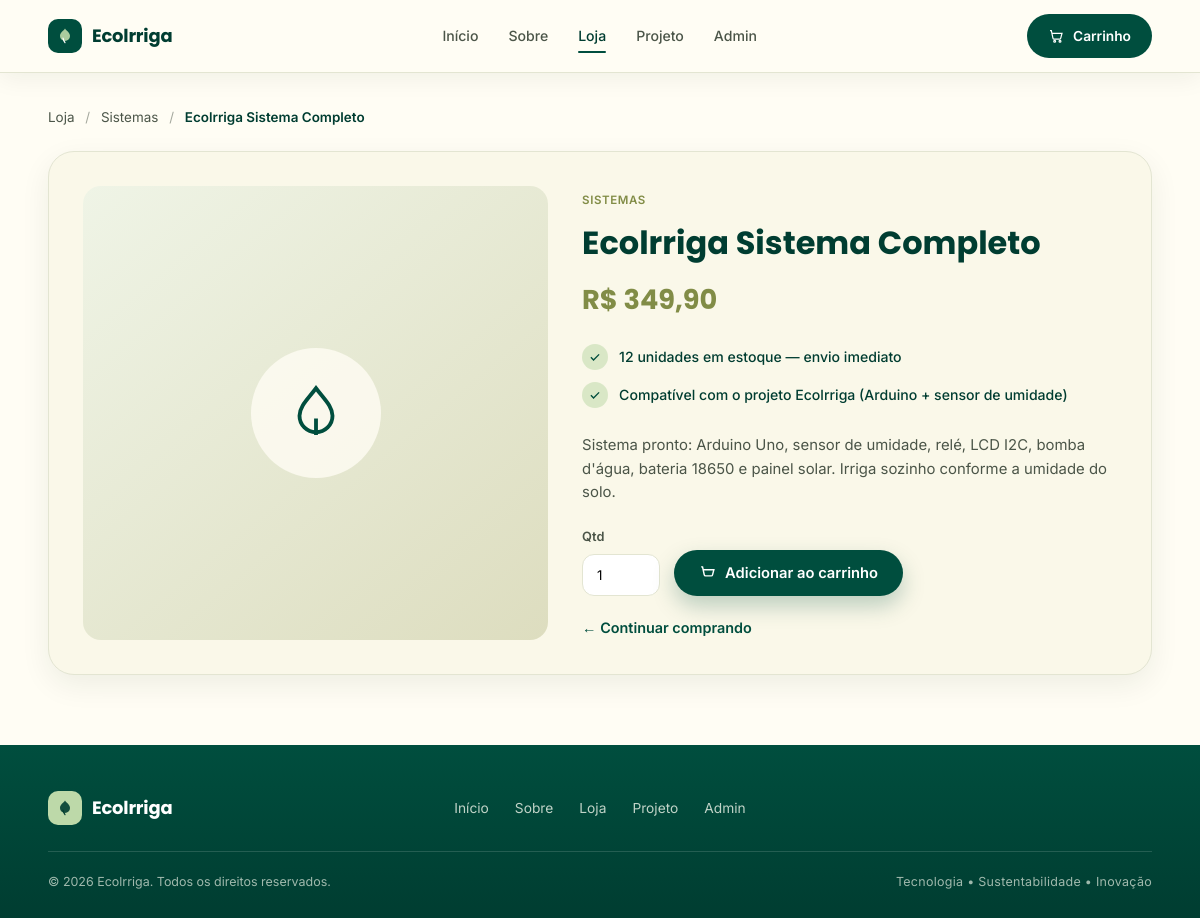
Page /produto.php?id=1 on the committed database.
### tables this page shows
CREATE TABLE produtos (
  id            INT UNSIGNED    NOT NULL AUTO_INCREMENT,
  categoria_id  INT UNSIGNED    NOT NULL,          
  nome          VARCHAR(120)    NOT NULL,          
  descricao     TEXT            NULL,              
  preco         DECIMAL(10,2)   NOT NULL,          
  estoque       INT UNSIGNED    NOT NULL DEFAULT 0,  
  imagem        VARCHAR(255)    NULL,              
  ativo         TINYINT(1)      NOT NULL DEFAULT 1,  
  destaque      TINYINT(1)      NOT NULL DEFAULT 0,  
  criado_em     TIMESTAMP       NOT NULL DEFAULT CURRENT_TIMESTAMP,
  atualizado_em TIMESTAMP       NOT NULL DEFAULT CURRENT_TIMESTAMP
                                  ON UPDATE CURRENT_TIMESTAMP,

  PRIMARY KEY (id),
  KEY idx_produto_categoria (categoria_id),
  CONSTRAINT fk_produto_categoria
    FOREIGN KEY (categoria_id) REFERENCES categorias (id)
    ON UPDATE CASCADE
    ON DELETE RESTRICT                           
                                                
);

CREATE TABLE categorias (
  id          INT UNSIGNED NOT NULL AUTO_INCREMENT,
  nome        VARCHAR(80)  NOT NULL,               
  descricao   VARCHAR(255) NULL,                  

  PRIMARY KEY (id),
  UNIQUE KEY uq_categoria_nome (nome)
);

### includes/funcoes.php (called while the page is built, shortened)
<?php
function esc(?string $valor): string
{
    return htmlspecialchars($valor ?? '', ENT_QUOTES, 'UTF-8');
}
function brl($valor): string
{
    return 'R$ ' . number_format((float) $valor, 2, ',', '.');
}

### produto.php (the view, shortened to what this page needs)
<?php
require_once __DIR__ . '/includes/funcoes.php';
$pdo = conexao();
$id  = (int) ($_GET['id'] ?? 0);
$stmt = $pdo->prepare(
    "SELECT p.*, c.nome AS categoria_nome
       FROM produtos p
       JOIN categorias c ON c.id = p.categoria_id
      WHERE p.id = ? AND p.ativo = 1"
);
$stmt->execute([$id]);
$produto = $stmt->fetch();
include __DIR__ . '/includes/header.php';
?>
<section class="store-body">
  <div class="container">
    <nav class="breadcrumb">
      <a href="loja.php">Loja</a> <span>/</span>
      <a href="loja.php?categoria=<?= (int) $produto['categoria_id'] ?>"><?= esc($produto['categoria_nome']) ?></a>
      <span>/</span> <em><?= esc($produto['nome']) ?></em>
    </nav>
    <div class="product-detail card">
      <div class="product-detail-media">
        <?php if ($produto['imagem']): ?>
          <img src="<?= esc($produto['imagem']) ?>" alt="<?= esc($produto['nome']) ?>">
        <?php else: ?>
          <span class="product-placeholder big" aria-hidden="true">
            <svg viewBox="0 0 24 24" fill="none" stroke="currentColor" stroke-width="1.4">
              <path d="M12 3c-3 4-6 6.6-6 10a6 6 0 0 0 12 0c0-3.4-3-6-6-10Z"/>
              <path d="M12 20v-6"/>
            </svg>
          </span>
        <?php endif; ?>
      </div>
      <div class="product-detail-info">
        <span class="product-cat"><?= esc($produto['categoria_nome']) ?></span>
        <h1><?= esc($produto['nome']) ?></h1>
        <p class="price big"><?= brl($produto['preco']) ?></p>
        <ul class="check-list">
          <li>
            <span class="check">
              <svg viewBox="0 0 24 24" fill="none" stroke="currentColor" stroke-width="2.4" aria-hidden="true"><path d="m5 12.5 4.5 4.5L19 7.5"/></svg>
            </span>
            <?php if ($produto['estoque'] > 0): ?>
              <?= (int) $produto['estoque'] ?> unidades em estoque — envio imediato
            <?php else: ?>
              Temporariamente esgotado
            <?php endif; ?>
          </li>
          <li>
            <span class="check">
              <svg viewBox="0 0 24 24" fill="none" stroke="currentColor" stroke-width="2.4" aria-hidden="true"><path d="m5 12.5 4.5 4.5L19 7.5"/></svg>
            </span>
            Compatível com o projeto Ecolrriga (Arduino + sensor de umidade)
          </li>
        </ul>
        <p class="product-text"><?= nl2br(esc($produto['descricao'])) ?></p>
        <form method="post" action="carrinho.php" class="buy-form">
          <label class="qty">
            Qtd
            <input type="number" name="quantidade" value="1" min="1" max="<?= max(1, (int) $produto['estoque']) ?>">
          </label>
          <button class="btn btn-primary" type="submit" <?= $produto['estoque'] > 0 ? '' : 'disabled' ?>>
            <svg viewBox="0 0 24 24" fill="none" stroke="currentColor" stroke-width="2" aria-hidden="true">
              <path d="M3 4h2l2.4 11.2a2 2 0 0 0 2 1.6h7.7a2 2 0 0 0 2-1.55L21 8H6"/>
            </svg>
            <?= $produto['estoque'] > 0 ? 'Adicionar ao carrinho' : 'Indisponível' ?>
          </button>
        </form>
        <a class="back-link" href="loja.php">← Continuar comprando</a>
      </div>
    </div>
  </div>
</section>
<?php include __DIR__ . '/includes/footer.php'; ?>

### css/styles.css (style rules this page uses)
:root { --green-900: #003D31; --green-800: #004E3E; --green-700: #13240B; --olive: #818C46; --green-300: #BDD9A9; --green-200: #9EB2A4; --sand: #DDDDBF; --cream: #FAF8E9; --cream-50: #FFFDF4; --cream-200: #E8E8CF; --beige: #E0DBA4; --amber: #E9A12E; --orange: #FF8700; --ink: #16210F; --ink-soft: #4B5548; --line: #E3E5D2; --radius-lg: 26px; --radius-md: 18px; --radius-sm: 12px; --shadow-soft: 0 10px 30px rgba(19, 36, 11, 0.07); --shadow-card: 0 18px 44px rgba(19, 36, 11, 0.10); --font-head: "Poppins", system-ui, sans-serif; --font-body: "Inter", system-ui, sans-serif; }
* { margin: 0; padding: 0; box-sizing: border-box; }
html { scroll-behavior: smooth; scroll-padding-top: 90px; }
body { font-family: var(--font-body); color: var(--ink); background: var(--cream-50); line-height: 1.6; -webkit-font-smoothing: antialiased; }
a { text-decoration: none; color: inherit; }
button { font-family: inherit; cursor: pointer; }
.container { width: min(1160px, 92%); margin-inline: auto; }
h1, h2, h3, .brand-name { font-family: var(--font-head); }
.btn { display: inline-flex; align-items: center; gap: 9px; padding: 13px 24px; border-radius: 999px; font-size: 0.92rem; font-weight: 600; border: 1.6px solid transparent; transition: transform .25s ease, box-shadow .25s ease, background .25s ease, color .25s ease; }
.btn svg { width: 17px; height: 17px; }
.btn-primary { background: var(--green-800); color: #fff; box-shadow: 0 10px 22px rgba(0, 78, 62, 0.25); }
.card { background: var(--cream); border: 1px solid var(--line); border-radius: var(--radius-lg); padding: 30px; box-shadow: var(--shadow-soft); }
.check-list { list-style: none; margin: 22px 0 26px; display: grid; gap: 12px; }
.check-list li { display: flex; align-items: center; gap: 11px; font-size: .88rem; font-weight: 500; color: var(--green-900); }
.check { width: 26px; height: 26px; display: grid; place-items: center; border-radius: 50%; background: rgba(189, 217, 169, .55); color: var(--green-800); }
.check svg { width: 14px; height: 14px; }

### css/loja.css (style rules this page uses)
.back-link { display: inline-block; margin-top: 20px; color: var(--green-800); font-weight: 600; font-size: .9rem; }
.store-body { padding: 34px 0 70px; }
.product-placeholder { display: grid; place-items: center; width: 76px; height: 76px; border-radius: 50%; background: rgba(255, 253, 244, .8); color: var(--green-800); }
.product-placeholder svg { width: 40px; height: 40px; }
.product-placeholder.big { width: 130px; height: 130px; }
.product-placeholder.big svg { width: 66px; height: 66px; }
.product-cat { font-size: .72rem; font-weight: 600; letter-spacing: .6px; text-transform: uppercase; color: var(--olive); }
.price { font-family: var(--font-head); font-weight: 700; color: var(--green-900); font-size: 1.06rem; }
.price.big { font-size: 1.7rem; color: var(--olive); display: block; margin: 10px 0 4px; }
.breadcrumb { font-size: .84rem; color: var(--ink-soft); margin-bottom: 22px; }
.breadcrumb span { margin: 0 7px; opacity: .5; }
.breadcrumb em { color: var(--green-900); font-style: normal; font-weight: 600; }
.product-detail { display: grid; grid-template-columns: 1fr 1.15fr; gap: 34px; padding: 34px; }
.product-detail-media { display: grid; place-items: center; min-height: 320px; border-radius: var(--radius-md); background: linear-gradient(140deg, #EFF4E6, var(--sand)); overflow: hidden; }
.product-detail-info h1 { font-size: clamp(1.5rem, 3vw, 2rem); color: var(--green-900); margin-top: 6px; }
.product-text { color: var(--ink-soft); font-size: .93rem; }
.buy-form { display: flex; gap: 14px; align-items: flex-end; flex-wrap: wrap; margin-top: 22px; }
.qty { display: flex; flex-direction: column; gap: 6px; font-size: .8rem; font-weight: 600; color: var(--ink-soft); }
.qty input { width: 78px; padding: 12px 14px; border: 1.5px solid var(--line); border-radius: var(--radius-sm); font-family: var(--font-body); }

### rows in the picture
produtos: categoria.nome "Sistemas", nome "Ecolrriga Sistema Completo", categoria.nome "SISTEMAS", preco "R$ 349,90", estoque "12", descricao "Sistema pronto: Arduino Uno, sensor de umidade, relé, LCD I2C, bomba d'água, bateria 18650 e painel solar. Irriga sozinho conforme a umidade do solo."
